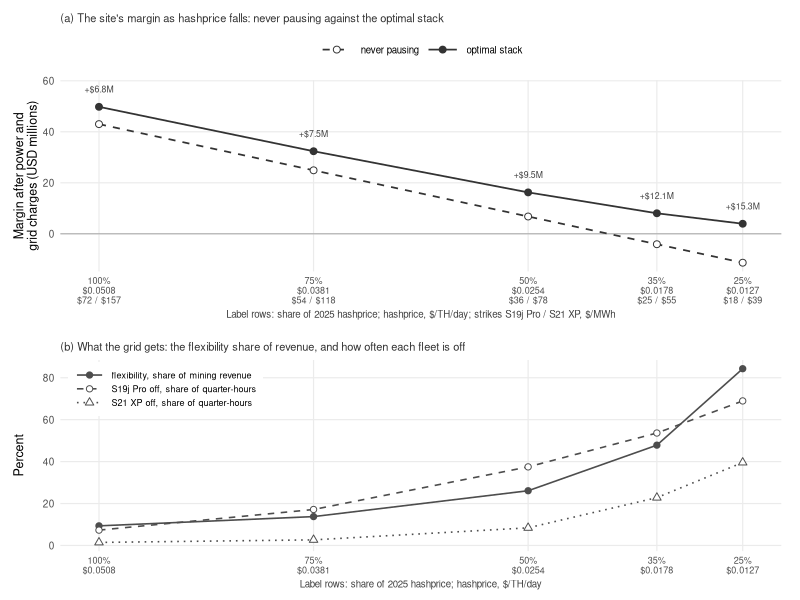
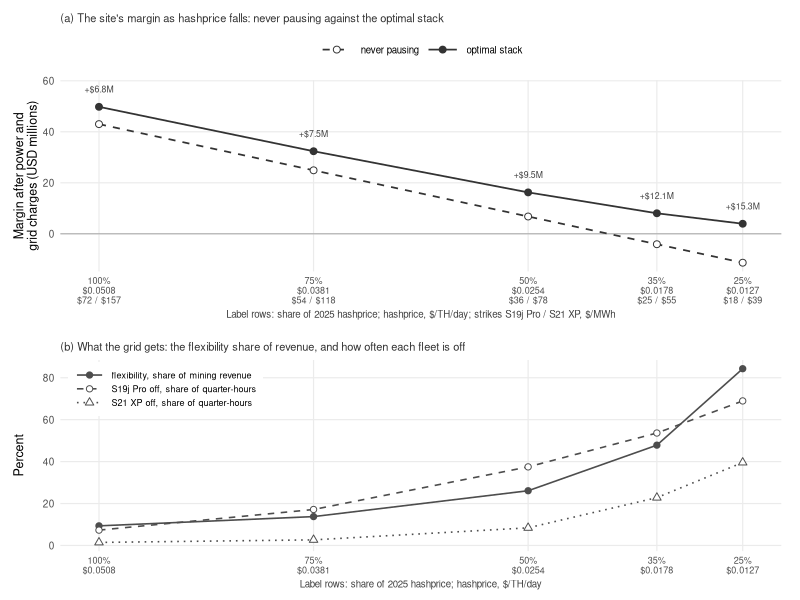

Write the R code that produced these figures, in order.
# fig_ch10_hashprice_sensitivity.R -- Chapter 10: the flexibility stack as
# hashprice falls, for chapter 9's reference site on 2025 LZ_WEST prices.
# Data: analysis/data/ch10_hashprice_sensitivity.csv (ch10_hashprice_sensitivity.R).
# Run from the repo root: Rscript analysis/figures/fig_ch10_hashprice_sensitivity.R
# Output: book/images/ch10_hashprice_sensitivity.png (+ .pdf).
suppressWarnings(Sys.setlocale("LC_ALL", "en_US.UTF-8"))
suppressMessages({ library(ggplot2); library(patchwork) })
d <- read.csv("analysis/data/ch10_hashprice_sensitivity.csv", stringsAsFactors = FALSE)
s <- d[grepl("^2025", d$case), ]; s$pct <- 100 * s$hp_factor
lines <- rbind(data.frame(pct = s$pct, usd = s$never_total / 1e6, series = "never pausing"),
               data.frame(pct = s$pct, usd = s$optimal_total / 1e6, series = "optimal stack"))
pa <- ggplot(lines, aes(pct, usd, linetype = series, shape = series)) +
  geom_hline(yintercept = 0, color = "grey60", linewidth = 0.3) +
  geom_line(color = "grey20", linewidth = 0.6) + geom_point(color = "grey20", size = 2, fill = "white") +
  geom_text(data = s, aes(pct, optimal_total / 1e6 + 7, label = sprintf("+$%.1fM", flex_value / 1e6)), inherit.aes = FALSE, size = 2.2, color = "grey25") +
  scale_x_reverse(breaks = s$pct, labels = sprintf("%d%%\n$%.4f\n$%.0f / $%.0f", s$pct, s$hp_mean, s$strike19, s$strike21), expand = expansion(mult = 0.06)) +
  scale_linetype_manual(values = c("dashed", "solid"), name = NULL) + scale_shape_manual(values = c(21, 19), name = NULL) +
  labs(x = "Label rows: share of 2025 hashprice; hashprice, $/TH/day; strikes S19j Pro / S21 XP, $/MWh", y = "Margin after power and\ngrid charges (USD millions)",
       subtitle = "(a) The site's margin as hashprice falls: never pausing against the optimal stack") +
  theme_minimal(base_size = 9) +
  theme(panel.grid.minor = element_blank(), legend.position = "top", legend.text = element_text(size = 7), legend.key.width = unit(9, "mm"),
        axis.text.x = element_text(size = 6.5, lineheight = 0.9), axis.title.x = element_text(size = 7, color = "grey25", margin = margin(t = 3)), plot.subtitle = element_text(size = 8, color = "grey20"), plot.margin = margin(4, 8, 14, 4))   # the bottom margin keeps the axis title clear of panel (b)
shares <- rbind(data.frame(pct = s$pct, v = s$flex_pct_revenue, series = "flexibility, share of mining revenue"),
                data.frame(pct = s$pct, v = s$pause19, series = "S19j Pro off, share of quarter-hours"),
                data.frame(pct = s$pct, v = s$pause21, series = "S21 XP off, share of quarter-hours"))
pb <- ggplot(shares, aes(pct, v, linetype = series, shape = series)) +
  geom_line(color = "grey30", linewidth = 0.55) + geom_point(color = "grey30", size = 1.8, fill = "white") +
  scale_x_reverse(breaks = s$pct, labels = sprintf("%d%%\n$%.4f", s$pct, s$hp_mean), expand = expansion(mult = 0.06)) +
  scale_linetype_manual(values = c("solid", "dashed", "dotted"), name = NULL) + scale_shape_manual(values = c(19, 21, 24), name = NULL) +
  labs(x = "Label rows: share of 2025 hashprice; hashprice, $/TH/day", y = "Percent", subtitle = "(b) What the grid gets: the flexibility share of revenue, and how often each fleet is off") +
  theme_minimal(base_size = 9) +
  theme(panel.grid.minor = element_blank(), legend.position = "inside", legend.position.inside = c(0.01, 0.99), legend.justification = c(0, 1),
        legend.background = element_rect(fill = "white", color = NA), legend.text = element_text(size = 6.5), legend.key.width = unit(8, "mm"), legend.key.height = unit(3.5, "mm"),
        axis.text.x = element_text(size = 6.5, lineheight = 0.9), axis.title.x = element_text(size = 7, color = "grey25", margin = margin(t = 3)),   # same axis style as panel (a)
        plot.subtitle = element_text(size = 8, color = "grey20"), plot.margin = margin(2, 8, 2, 4)) +
  guides(linetype = guide_legend(nrow = 3), shape = guide_legend(nrow = 3))
p <- pa / pb + plot_layout(heights = c(1, 1))
ggsave("book/images/ch10_hashprice_sensitivity.png", p, width = 124, height = 130, units = "mm", dpi = 300, bg = "white")
ggsave("book/images/ch10_hashprice_sensitivity.pdf", p, width = 124, height = 130, units = "mm", bg = "white")
cat("Wrote book/images/ch10_hashprice_sensitivity.png and .pdf\n")
